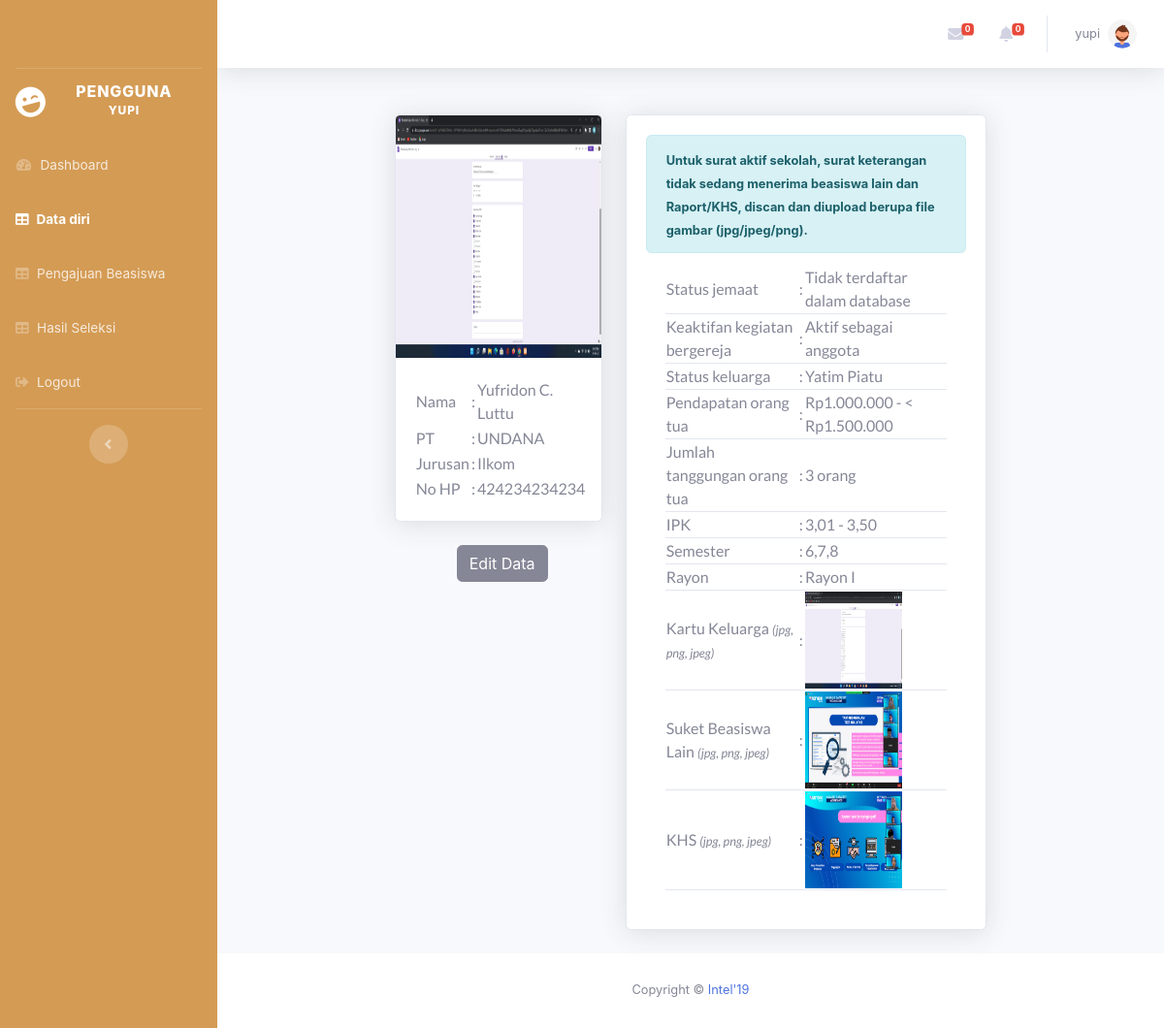
Screenshot of /user/data_diri.php (signed in) with the database file from the repository.
### tables this page shows
CREATE TABLE `data_pelamar` (
  `id_pelamar` int(11) NOT NULL,
  `nama` varchar(50) NOT NULL,
  `foto` varchar(255) NOT NULL,
  `sekolah` varchar(100) NOT NULL,
  `jurusan` varchar(50) NOT NULL,
  `no_hp` varchar(12) NOT NULL,
  `kartu_keluarga` varchar(255) DEFAULT NULL,
  `s_beasiswa_lain` varchar(255) DEFAULT NULL,
  `raport_khs` varchar(255) DEFAULT NULL,
  `f_id_rayon` int(11) NOT NULL,
  `f_id_login` int(11) NOT NULL
);

CREATE TABLE `pelamar_kriteria` (
  `id_pelamar_kriteria` int(11) NOT NULL,
  `f_id_kriteria` varchar(2) NOT NULL,
  `f_id_sub_kriteria` int(11) NOT NULL,
  `f_id_pelamar` int(11) NOT NULL
);

CREATE TABLE `kriteria` (
  `id_kriteria` varchar(2) NOT NULL,
  `nama_kriteria` varchar(255) NOT NULL,
  `bobot_kriteria` float NOT NULL,
  `faktor` varchar(50) NOT NULL,
  `profile_target` int(11) NOT NULL
);

CREATE TABLE `sub_kriteria` (
  `id_sub_kriteria` int(11) NOT NULL,
  `nama_sub_kriteria` varchar(255) NOT NULL,
  `f_id_kriteria` varchar(2) NOT NULL,
  `bobot_sub_kriteria` int(11) NOT NULL
);

CREATE TABLE `rayon` (
  `id_rayon` int(11) NOT NULL,
  `nama_rayon` varchar(100) NOT NULL
);

### config.php (called while the page is built, shortened)
<?php
function connectDatabase()
{
    $conn = new mysqli(DB_HOST, DB_USERNAME, DB_PASSWORD, DB_NAME);
    return $conn;
}
?>

### user/functions/data-diri.php (called while the page is built, shortened)
<?php
require_once '../config.php';
class DataDiri{
    private $db;
    public function __construct()
    {
        $this->db = connectDatabase();
    }
    public function cekDataPelamar($id_login){
        return $this->db->query("SELECT * FROM data_pelamar dp JOIN rayon r ON dp.f_id_rayon=r.id_rayon WHERE f_id_login='$id_login'");
    }
    public function cekPelamarKriteria($id_pelamar){
        return $this->db->query("SELECT * FROM pelamar_kriteria pk JOIN kriteria k ON pk.f_id_kriteria=k.id_kriteria JOIN sub_kriteria sk ON sk.id_sub_kriteria = pk.f_id_sub_kriteria WHERE pk.f_id_pelamar=$id_pelamar GROUP BY pk.f_id_kriteria;");
    }
}
$dataDiri = new DataDiri();
?>

### user/data_diri.php (the view, shortened to what this page needs)
<?php
require_once '../includes/header.php';
require_once './functions/data-diri.php';
$cekDataPelamar = $dataDiri->cekDataPelamar($_SESSION['id_user']);
$fecthDataPelamar = mysqli_fetch_assoc($cekDataPelamar);
$num_rows = 0;
if(mysqli_num_rows($cekDataPelamar) > 0){
    $id_pelamar = $fecthDataPelamar['id_pelamar'];
    $cekPelamarKriteria = $dataDiri->cekPelamarKriteria($id_pelamar);
    $num_rows = mysqli_num_rows($cekPelamarKriteria);
}
?>
<div class="row d-flex justify-content-center">
    <div class="col-lg-3">
        <div class="card shadow mb-4">
            <?php if(mysqli_num_rows($cekDataPelamar) != 1): ?>
            <img src="../assets/images/no_images.png" style="height:250px;" class="card-img-top" alt="...">
            <?php else:?>
            <img src="./uploads/profil/<?=$fecthDataPelamar['foto'];?>" style="height:250px;" class="card-img-top"
                alt="...">
            <?php endif;?>
            <div class="card-body" style="font-family: 'Lato', sans-serif;">
                <table>
                    <tr>
                        <td>Nama</td>
                        <td>: </td>
                        <td> <?= isset($fecthDataPelamar['nama']) ? $fecthDataPelamar['nama']:'-';?></td>
                    </tr>
                    <tr>
                        <td><?= $_SESSION['jenjang'] == 'pt' ? 'PT ':'Sekolah ';?></td>
                        <td>: </td>
                        <td> <?= isset($fecthDataPelamar['sekolah']) ? $fecthDataPelamar['sekolah']: '-';?></td>
                    </tr>
                    <tr>
                        <td>Jurusan</td>
                        <td>: </td>
                        <td> <?= isset($fecthDataPelamar['jurusan']) ? $fecthDataPelamar['jurusan']:'-';?></td>
                    </tr>
                    <tr>
                        <td>No HP</td>
                        <td>: </td>
                        <td><?= isset($fecthDataPelamar['no_hp']) ? $fecthDataPelamar['no_hp']:'-';?></td>
                    </tr>
                </table>
            </div>
        </div>
        <div class="col-lg-12">
            <div class="d-flex justify-content-center mb-4">
                <?php if(($num_rows != 7)):?>
                <a href="./add-data-diri.php" class="btn btn-primary">
                    Tambah Data
                </a>
                <?php else:?>
                <a href="./edit-data-diri.php" class="btn btn-secondary ml-2">
                    Edit Data
                </a>
                <?php endif;?>
            </div>
        </div>
    </div>
    <div class="col-lg-5">
        <div class="card shadow mb-4">
            <div class="card-body">
                <div class="alert alert-info" role="alert">
                    <small>
                        <strong>Untuk surat aktif sekolah, surat keterangan tidak sedang menerima beasiswa lain dan
                            Raport/KHS,
                            discan dan diupload berupa file gambar (jpg/jpeg/png).</strong>
                    </small>
                </div>
                <div class="mt-n4 d-flex justify-content-center flex-row align-items-center"
                    style="font-family: 'Lato', sans-serif; padding: 20px 20px">
                    <table style="width:100%">
                        <?php if(mysqli_num_rows($cekDataPelamar) > 0):?>
                        <?php foreach ($cekPelamarKriteria as $key => $pelamar_kriteria) :?>
                        <tr class="border-bottom">
                            <?php if($pelamar_kriteria['nama_kriteria'] == "IPK/Nilai Raport"):?>
                            <td><?= $_SESSION['jenjang'] == 'pt' ? explode("/",$pelamar_kriteria['nama_kriteria'])[0]:explode("/",$pelamar_kriteria['nama_kriteria'])[1];?>
                            </td>
                            <td>: </td>
                            <td><?= $_SESSION['jenjang'] == 'pt' ? explode("/", $pelamar_kriteria['nama_sub_kriteria'])[1]:explode("/",$pelamar_kriteria['nama_sub_kriteria'])[0];?>
                            </td>
                            <?php elseif($pelamar_kriteria['nama_kriteria'] == "Semester"):?>
                            <td><?= $_SESSION['jenjang'] == 'pt' ?'Semester':'Kelas';?></td>
                            <td>: </td>
                            <td><?= $_SESSION['jenjang'] == 'pt' ? explode("/", $pelamar_kriteria['nama_sub_kriteria'])[0]:explode("/",$pelamar_kriteria['nama_sub_kriteria'])[1];?>
                            </td>
                            <?php else:?>
                            <td><?= $pelamar_kriteria['nama_kriteria'];?></td>
                            <td>: </td>
                            <td><?= $pelamar_kriteria['nama_sub_kriteria'];?></td>
                            <?php endif;?>
                        </tr>
                        <?php endforeach;?>
                        <tr class="border-bottom">
                            <td>Rayon</td>
                            <td>: </td>
                            <td> <?=$fecthDataPelamar['nama_rayon'];?></td>
                        </tr>
                        <tr class="border-bottom">
                            <td>Kartu Keluarga <small><i>(jpg, png, jpeg)</i></small></td>
                            <td>: </td>
                            <td><a href="./uploads/berkas/<?=$fecthDataPelamar['kartu_keluarga'];?>">
                                    <img style="width:100px;height:100px;"
                                        src="./uploads/berkas/<?=$fecthDataPelamar['kartu_keluarga'];?>" alt="">
                                </a>
                            </td>
                        </tr>
                        <tr class="border-bottom">
                            <td>Suket Beasiswa Lain <small><i>(jpg, png, jpeg)</i></small></td>
                            <td>: </td>
                            <td><a href="./uploads/berkas/<?=$fecthDataPelamar['s_beasiswa_lain'];?>">
                                    <img style="width:100px;height:100px;"
                                        src="./uploads/berkas/<?=$fecthDataPelamar['s_beasiswa_lain'];?>" alt="">
                                </a>
                            </td>
                        </tr>
                        <tr class="border-bottom">
                            <td><?= $_SESSION['jenjang'] == 'pt' ? 'KHS ':'Raport ';?> <small><i>(jpg, png,
                                        jpeg)</i></small></td>
                            <td>: </td>
                            <td><a href="./uploads/berkas/<?=$fecthDataPelamar['raport_khs'];?>">
                                    <img style="width:100px;height:100px;"
                                        src="./uploads/berkas/<?=$fecthDataPelamar['raport_khs'];?>" alt="">
                                </a>
                            </td>
                        </tr>
                        <?php endif;?>
                    </table>
                </div>
            </div>
        </div>
    </div>
</div>
<?php require '../includes/footer.php';?>

### rows the page displays
data_pelamar: foto (picture), nama "Yufridon C. Luttu", sekolah "UNDANA", jurusan "Ilkom", no_hp "424234234234", f_id_rayon.nama_rayon "Rayon I", kartu_keluarga (picture), s_beasiswa_lain (picture), raport_khs (picture)
pelamar_kriteria: f_id_kriteria.nama_kriteria "Status jemaat", f_id_sub_kriteria.nama_sub_kriteria "Tidak terdaftar dalam database"
pelamar_kriteria: f_id_kriteria.nama_kriteria "Keaktifan kegiatan bergereja", f_id_sub_kriteria.nama_sub_kriteria "Aktif sebagai anggota"
pelamar_kriteria: f_id_kriteria.nama_kriteria "Status keluarga", f_id_sub_kriteria.nama_sub_kriteria "Yatim Piatu"
pelamar_kriteria: f_id_kriteria.nama_kriteria "Pendapatan orang tua", f_id_sub_kriteria.nama_sub_kriteria "Rp1.000.000 - < Rp1.500.000"
pelamar_kriteria: f_id_kriteria.nama_kriteria "Jumlah tanggungan orang tua", f_id_sub_kriteria.nama_sub_kriteria "3 orang"
pelamar_kriteria: f_id_kriteria.nama_kriteria "IPK", f_id_sub_kriteria.nama_sub_kriteria "3,01 - 3,50"
pelamar_kriteria: shows "Semester", f_id_sub_kriteria.nama_sub_kriteria "6,7,8"

### other values shown
$_SESSION['username'] "YUPI"
$jumlah_pesan "0"
$countBelumDibaca "0"
$_SESSION['username'] "yupi"
